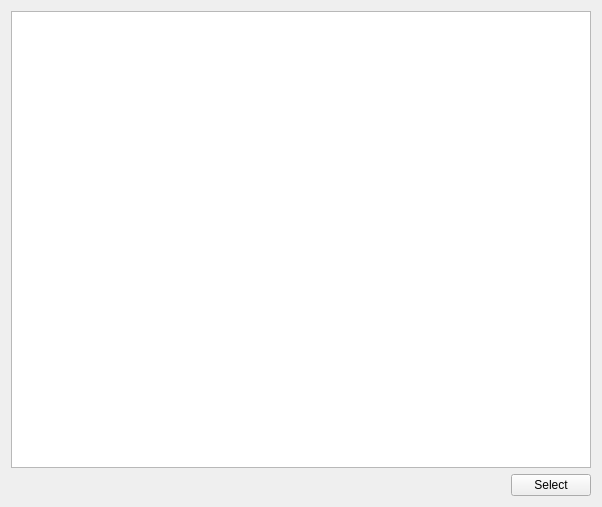
<ui version="4.0" >
 <class>AccountSummary</class>
 <widget class="QWidget" name="AccountSummary" >
  <property name="geometry" >
   <rect>
    <x>0</x>
    <y>0</y>
    <width>602</width>
    <height>507</height>
   </rect>
  </property>
  <property name="windowTitle" >
   <string>Account Summary</string>
  </property>
  <layout class="QGridLayout" name="gridLayout" >
   <item row="0" column="0" colspan="2" >
    <widget class="QTableView" name="summaryView" >
     <property name="focusPolicy" >
      <enum>Qt::WheelFocus</enum>
     </property>
     <property name="alternatingRowColors" >
      <bool>true</bool>
     </property>
     <property name="selectionMode" >
      <enum>QAbstractItemView::NoSelection</enum>
     </property>
     <property name="selectionBehavior" >
      <enum>QAbstractItemView::SelectRows</enum>
     </property>
     <property name="showGrid" >
      <bool>true</bool>
     </property>
     <property name="gridStyle" >
      <enum>Qt::DotLine</enum>
     </property>
    </widget>
   </item>
   <item row="1" column="0" >
    <spacer name="aasdf" >
     <property name="orientation" >
      <enum>Qt::Horizontal</enum>
     </property>
     <property name="sizeHint" stdset="0" >
      <size>
       <width>20</width>
       <height>20</height>
      </size>
     </property>
    </spacer>
   </item>
   <item row="1" column="1" >
    <widget class="QPushButton" name="selectKeys" >
     <property name="text" >
      <string>Select</string>
     </property>
    </widget>
   </item>
  </layout>
 </widget>
 <resources/>
 <connections/>
</ui>
